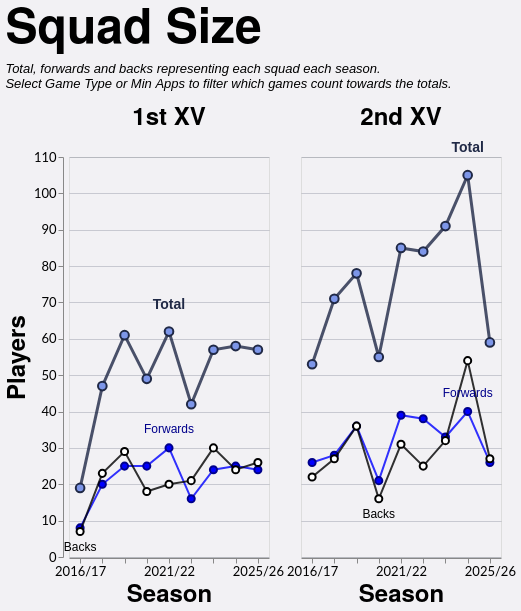

Express this chart as Vega-Lite.
### Vega-Lite specification from a JSON file in a GitHub repository (floating-point values rounded to 4 significant figures)
{"config": {"axis": {"labelFont": "Lato, sans-serif", "titleFont": "PT Sans Narrow, Helvetica Neue, Helvetica, Arial, sans-serif", "labelFontSize": 13, "titleFontSize": 24, "gridColor": "#202947", "gridOpacity": 0.2}, "header": {"labelFont": "PT Sans Narrow, Helvetica Neue, Helvetica, Arial, sans-serif", "titleFont": "PT Sans Narrow, Helvetica Neue, Helvetica, Arial, sans-serif", "labelFontSize": 24, "titleFontSize": 28, "labelFontWeight": "bold", "orient": "left"}, "legend": {"labelFont": "Lato, sans-serif", "titleFont": "PT Sans Narrow, Helvetica Neue, Helvetica, Arial, sans-serif", "labelFontSize": 14, "titleFontSize": 16, "titlePadding": 5, "fillColor": "white", "strokeColor": "black", "padding": 10, "titleFontWeight": "lighter", "titleFontStyle": "italic", "titleColor": "gray", "offset": 10}, "title": {"font": "PT Sans Narrow, Helvetica Neue, Helvetica, Arial, sans-serif", "fontSize": 48, "fontWeight": "bold", "anchor": "start", "align": "center", "titlePadding": 20, "subtitlePadding": 10, "subtitleFontSize": 13, "subtitleColor": "", "subtitleFontStyle": "italic", "offset": 15, "color": "black"}, "axisX": {"labelAngle": 0}, "facet": {"title": null, "header": null, "align": {"row": "each", "column": "each"}}, "resolve": {"scale": {"y": "independent", "facet": "independent"}}, "background": "#f2f1f4"}, "data": {"name": "data-73014f77df0deafcfafa4af69a80e902"}, "facet": {"column": {"field": "squad", "header": {"labelExpr": "datum.value + ' XV'", "labelFontSize": 24}, "sort": ["1st", "2nd"], "title": null, "type": "nominal"}}, "spec": {"layer": [{"mark": {"type": "line", "color": "#202946", "opacity": 0.8, "point": {"filled": true, "color": "#7d96e8", "stroke": "#202946", "size": 75, "strokeWidth": 2}, "strokeWidth": 3}, "encoding": {"detail": [{"field": "unit", "type": "nominal"}], "tooltip": [{"field": "season", "title": "Season", "type": "ordinal"}, {"field": "squad", "title": "Squad", "type": "nominal"}, {"field": "unit", "title": "Unit", "type": "nominal"}, {"field": "players", "title": "Players", "type": "quantitative"}], "x": {"axis": {"labelAngle": 0, "labelOverlap": "parity"}, "field": "season", "sort": "ascending", "title": "Season", "type": "ordinal"}, "y": {"axis": {"tickMinStep": 1}, "field": "players", "scale": {"zero": true}, "title": "Players", "type": "quantitative"}}, "transform": [{"filter": "(datum.unit === 'Total')"}]}, {"mark": {"type": "line", "color": "blue", "opacity": 0.8, "point": {"filled": true, "color": "blue", "stroke": "darkblue", "size": 50, "strokeWidth": 2}, "strokeWidth": 2}, "encoding": {"detail": [{"field": "unit", "type": "nominal"}], "tooltip": [{"field": "season", "title": "Season", "type": "ordinal"}, {"field": "squad", "title": "Squad", "type": "nominal"}, {"field": "unit", "title": "Unit", "type": "nominal"}, {"field": "players", "title": "Players", "type": "quantitative"}], "x": {"axis": {"labelAngle": 0, "labelOverlap": "parity"}, "field": "season", "sort": "ascending", "title": "Season", "type": "ordinal"}, "y": {"axis": {"tickMinStep": 1}, "field": "players", "scale": {"zero": true}, "title": "Players", "type": "quantitative"}}, "transform": [{"filter": "(datum.unit === 'Forwards')"}]}, {"mark": {"type": "line", "color": "black", "opacity": 0.8, "point": {"filled": true, "color": "white", "stroke": "black", "size": 50, "strokeWidth": 2}, "strokeWidth": 2}, "encoding": {"detail": [{"field": "unit", "type": "nominal"}], "tooltip": [{"field": "season", "title": "Season", "type": "ordinal"}, {"field": "squad", "title": "Squad", "type": "nominal"}, {"field": "unit", "title": "Unit", "type": "nominal"}, {"field": "players", "title": "Players", "type": "quantitative"}], "x": {"axis": {"labelAngle": 0, "labelOverlap": "parity"}, "field": "season", "sort": "ascending", "title": "Season", "type": "ordinal"}, "y": {"axis": {"tickMinStep": 1}, "field": "players", "scale": {"zero": true}, "title": "Players", "type": "quantitative"}}, "transform": [{"filter": "(datum.unit === 'Backs')"}]}, {"mark": {"type": "text", "align": "center", "baseline": "bottom", "color": "#202946", "dx": 0, "dy": -20, "fontSize": 14, "fontWeight": "bold"}, "encoding": {"detail": [{"field": "unit", "type": "nominal"}], "text": {"value": "Total"}, "tooltip": [{"field": "season", "title": "Season", "type": "ordinal"}, {"field": "squad", "title": "Squad", "type": "nominal"}, {"field": "unit", "title": "Unit", "type": "nominal"}, {"field": "players", "title": "Players", "type": "quantitative"}], "x": {"field": "season", "type": "ordinal"}, "y": {"field": "players", "type": "quantitative"}}, "transform": [{"filter": "(datum.unit === 'Total')"}, {"calculate": "toNumber(split(datum.season, '/')[0])", "as": "season_order"}, {"joinaggregate": [{"op": "max", "field": "players", "as": "max_value"}, {"op": "min", "field": "players", "as": "min_value"}], "groupby": ["squad"]}, {"filter": "datum.players > 0"}, {"filter": "datum.players == datum.max_value"}, {"window": [{"op": "row_number", "field": "", "as": "rank"}], "groupby": ["squad"], "sort": [{"field": "season_order", "order": "descending"}]}, {"filter": "datum.rank == 1"}]}, {"mark": {"type": "text", "align": "center", "baseline": "bottom", "color": "darkblue", "dx": 0, "dy": -12, "fontSize": 12, "fontWeight": "normal"}, "encoding": {"detail": [{"field": "unit", "type": "nominal"}], "text": {"value": "Forwards"}, "tooltip": [{"field": "season", "title": "Season", "type": "ordinal"}, {"field": "squad", "title": "Squad", "type": "nominal"}, {"field": "unit", "title": "Unit", "type": "nominal"}, {"field": "players", "title": "Players", "type": "quantitative"}], "x": {"field": "season", "type": "ordinal"}, "y": {"field": "players", "type": "quantitative"}}, "transform": [{"filter": "(datum.unit === 'Forwards')"}, {"calculate": "toNumber(split(datum.season, '/')[0])", "as": "season_order"}, {"joinaggregate": [{"op": "max", "field": "players", "as": "max_value"}, {"op": "min", "field": "players", "as": "min_value"}], "groupby": ["squad"]}, {"filter": "datum.players > 0"}, {"filter": "datum.players == datum.max_value"}, {"window": [{"op": "row_number", "field": "", "as": "rank"}], "groupby": ["squad"], "sort": [{"field": "season_order", "order": "descending"}]}, {"filter": "datum.rank == 1"}]}, {"mark": {"type": "text", "align": "center", "baseline": "top", "color": "black", "dx": 0, "dy": 10, "fontSize": 12, "fontWeight": "normal"}, "encoding": {"detail": [{"field": "unit", "type": "nominal"}], "text": {"value": "Backs"}, "tooltip": [{"field": "season", "title": "Season", "type": "ordinal"}, {"field": "squad", "title": "Squad", "type": "nominal"}, {"field": "unit", "title": "Unit", "type": "nominal"}, {"field": "players", "title": "Players", "type": "quantitative"}], "x": {"field": "season", "type": "ordinal"}, "y": {"field": "players", "type": "quantitative"}}, "transform": [{"filter": "(datum.unit === 'Backs')"}, {"calculate": "toNumber(split(datum.season, '/')[0])", "as": "season_order"}, {"joinaggregate": [{"op": "max", "field": "players", "as": "max_value"}, {"op": "min", "field": "players", "as": "min_value"}], "groupby": ["squad"]}, {"filter": "datum.players > 0"}, {"filter": "datum.players == datum.min_value"}, {"window": [{"op": "row_number", "field": "", "as": "rank"}], "groupby": ["squad"], "sort": [{"field": "season_order", "order": "descending"}]}, {"filter": "datum.rank == 1"}]}], "height": 400, "width": 200}, "spacing": 30, "title": {"text": "Squad Size", "subtitle": ["Total, forwards and backs representing each squad each season.", "Select Game Type or Min Apps to filter which games count towards the totals."]}, "$schema": "https://vega.github.io/schema/vega-lite/v5.20.1.json", "datasets": {"data-73014f77df0deafcfafa4af69a80e902": [{"season": "2016/17", "squad": "1st", "unit": "Backs", "players": 7}, {"season": "2016/17", "squad": "1st", "unit": "Forwards", "players": 8}, {"season": "2016/17", "squad": "1st", "unit": "Total", "players": 19}, {"season": "2016/17", "squad": "2nd", "unit": "Backs", "players": 22}, {"season": "2016/17", "squad": "2nd", "unit": "Forwards", "players": 26}, {"season": "2016/17", "squad": "2nd", "unit": "Total", "players": 53}, {"season": "2017/18", "squad": "1st", "unit": "Backs", "players": 23}, {"season": "2017/18", "squad": "1st", "unit": "Forwards", "players": 20}, {"season": "2017/18", "squad": "1st", "unit": "Total", "players": 47}, {"season": "2017/18", "squad": "2nd", "unit": "Backs", "players": 27}, {"season": "2017/18", "squad": "2nd", "unit": "Forwards", "players": 28}, {"season": "2017/18", "squad": "2nd", "unit": "Total", "players": 71}, {"season": "2018/19", "squad": "1st", "unit": "Backs", "players": 29}, {"season": "2018/19", "squad": "1st", "unit": "Forwards", "players": 25}, {"season": "2018/19", "squad": "1st", "unit": "Total", "players": 61}, {"season": "2018/19", "squad": "2nd", "unit": "Backs", "players": 36}, {"season": "2018/19", "squad": "2nd", "unit": "Forwards", "players": 36}, {"season": "2018/19", "squad": "2nd", "unit": "Total", "players": 78}, {"season": "2019/20", "squad": "1st", "unit": "Backs", "players": 18}, {"season": "2019/20", "squad": "1st", "unit": "Forwards", "players": 25}, {"season": "2019/20", "squad": "1st", "unit": "Total", "players": 49}, {"season": "2019/20", "squad": "2nd", "unit": "Backs", "players": 16}, {"season": "2019/20", "squad": "2nd", "unit": "Forwards", "players": 21}, {"season": "2019/20", "squad": "2nd", "unit": "Total", "players": 55}, {"season": "2021/22", "squad": "1st", "unit": "Backs", "players": 20}, {"season": "2021/22", "squad": "1st", "unit": "Forwards", "players": 30}, {"season": "2021/22", "squad": "1st", "unit": "Total", "players": 62}, {"season": "2021/22", "squad": "2nd", "unit": "Backs", "players": 31}, {"season": "2021/22", "squad": "2nd", "unit": "Forwards", "players": 39}, {"season": "2021/22", "squad": "2nd", "unit": "Total", "players": 85}, {"season": "2022/23", "squad": "1st", "unit": "Backs", "players": 21}, {"season": "2022/23", "squad": "1st", "unit": "Forwards", "players": 16}, {"season": "2022/23", "squad": "1st", "unit": "Total", "players": 42}, {"season": "2022/23", "squad": "2nd", "unit": "Backs", "players": 25}, {"season": "2022/23", "squad": "2nd", "unit": "Forwards", "players": 38}, {"season": "2022/23", "squad": "2nd", "unit": "Total", "players": 84}, {"season": "2023/24", "squad": "1st", "unit": "Backs", "players": 30}, {"season": "2023/24", "squad": "1st", "unit": "Forwards", "players": 24}, {"season": "2023/24", "squad": "1st", "unit": "Total", "players": 57}, {"season": "2023/24", "squad": "2nd", "unit": "Backs", "players": 32}, {"season": "2023/24", "squad": "2nd", "unit": "Forwards", "players": 33}, {"season": "2023/24", "squad": "2nd", "unit": "Total", "players": 91}, {"season": "2024/25", "squad": "1st", "unit": "Backs", "players": 24}, {"season": "2024/25", "squad": "1st", "unit": "Forwards", "players": 25}, {"season": "2024/25", "squad": "1st", "unit": "Total", "players": 58}, {"season": "2024/25", "squad": "2nd", "unit": "Backs", "players": 54}, {"season": "2024/25", "squad": "2nd", "unit": "Forwards", "players": 40}, {"season": "2024/25", "squad": "2nd", "unit": "Total", "players": 105}, {"season": "2025/26", "squad": "1st", "unit": "Backs", "players": 26}, {"season": "2025/26", "squad": "1st", "unit": "Forwards", "players": 24}, {"season": "2025/26", "squad": "1st", "unit": "Total", "players": 57}, {"season": "2025/26", "squad": "2nd", "unit": "Backs", "players": 27}, {"season": "2025/26", "squad": "2nd", "unit": "Forwards", "players": 26}, {"season": "2025/26", "squad": "2nd", "unit": "Total", "players": 59}]}}
